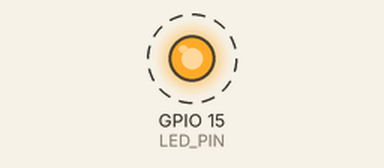
Simulated run of this sketch. Board: ESP32. Parts: output pins drawn as LEDs (lit = HIGH). Dashed ring = blinking. What the sketch prints to the serial monitor is not drawn.

Above: at 0.8 s.
Timing chart, 0 to 3.3 s (numbered marks = the images above):
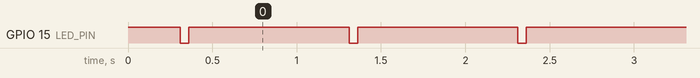

The sketch:

ch02_serial.ino
```cpp
// Chapter 2 - Serial you can trust
//
// Goal: a serial link that always comes up, so that when the radio goes quiet
// later you know the silence is real and not a dead console.
//
// Everything after this chapter is debugged through Serial. A sniffer whose
// console is broken looks exactly like a sniffer that is receiving nothing,
// and you can waste an afternoon on that confusion.

#define LED_PIN 15
#define LED_ON  LOW
#define LED_OFF HIGH

static uint32_t tick = 0;

void setup() {
  pinMode(LED_PIN, OUTPUT);
  digitalWrite(LED_PIN, LED_OFF);

  Serial.begin(115200);

  // Do NOT write `while (!Serial);` on a native-USB board.
  //
  // With "USB CDC On Boot" enabled, `Serial` is the USB device and `!Serial`
  // stays true until a host program opens the port. A board running on a
  // battery or a plain charger will sit in that loop forever and look bricked.
  //
  // Wait, but give up after 2 seconds and run anyway.
  uint32_t deadline = millis() + 2000;
  while (!Serial && millis() < deadline) {
    delay(10);
  }

  // Even once the port is open, the host's terminal usually misses the first
  // few milliseconds of output. Pause before saying anything important.
  delay(300);

  Serial.println();
  Serial.println("=== Chapter 2: serial check ===");
  Serial.printf("chip: %s  cores: %d  flash: %lu bytes\n",
                ESP.getChipModel(), ESP.getChipCores(), ESP.getFlashChipSize());
  Serial.printf("heap: %lu bytes free\n", ESP.getFreeHeap());
  Serial.println("A heartbeat line every second means the link is healthy.");
  Serial.println();
}

void loop() {
  // A visible heartbeat is the single most useful debugging tool in this
  // tutorial. When frames stop arriving in chapter 3, the heartbeat tells you
  // whether the sketch died or the radio did.
  Serial.printf("[%6lu ms] tick %lu   heap %lu\n", millis(), ++tick, ESP.getFreeHeap());

  digitalWrite(LED_PIN, LED_ON);
  delay(50);
  digitalWrite(LED_PIN, LED_OFF);
  delay(950);
}

// Troubleshooting
//
// Serial Monitor is empty but the LED blinks
//   Tools > USB CDC On Boot: "Enabled", then re-upload. With it disabled,
//   `Serial` goes to the UART pins instead of the USB connector.
//
// Output is garbage characters
//   Baud mismatch. The Serial Monitor must be set to 115200.
//
// The first few lines are always missing
//   Normal for USB CDC. That is what the delay(300) above is for. Increase it
//   if your terminal is slow to attach.
```

Measured:
- by itself, GPIO 15 (LED_PIN): alternates HIGH for 0.95 s and LOW for 0.05 s
